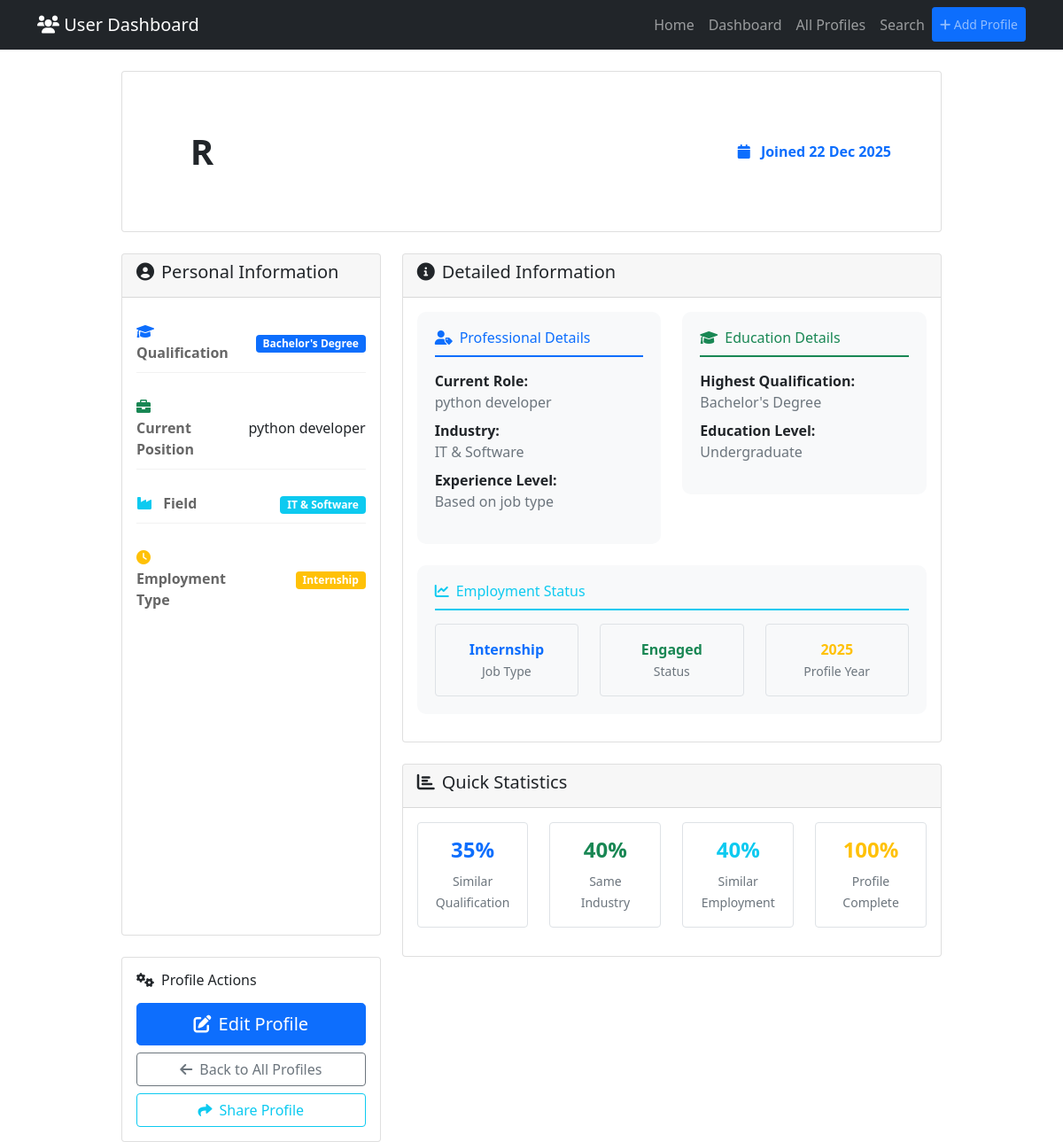
The page /profile/2 on the database its author committed.
### app.py (models this page shows)
class User(db.Model):
    id = db.Column(db.Integer, primary_key=True)
    name = db.Column(db.String(100), nullable=False)
    email = db.Column(db.String(120), unique=True, nullable=False)
    qualification = db.Column(db.String(50))
    current_job = db.Column(db.String(100))
    field = db.Column(db.String(50))
    job_type = db.Column(db.String(50))
    created_at = db.Column(db.DateTime, default=datetime.utcnow)

### app.py (the view)
@app.route('/profile/<int:id>')
def view_profile(id):
    user = User.query.get_or_404(id)
    return render_template('view_profile.html', user=user)

### templates/view_profile.html (shortened to what this page needs)
{% extends "base.html" %}
{% block content %}
<div class="row">
    <div class="col-lg-10 mx-auto">
        <div class="card mb-4">
            <div class="card-body p-0">
                <div class="profile-header"
                     style="background: var(--gradient-primary); padding: 40px; border-radius: 20px 20px 0 0;">
                    <div class="row align-items-center">
                        <div class="col-md-8">
                            <div class="d-flex align-items-center">
                                <div class="profile-avatar me-4">
                                    <div style="width: 100px; height: 100px; background: white;
                                              border-radius: 50%; display: flex; align-items: center;
                                              justify-content: center; color: var(--primary); font-size: 2.5rem;
                                              font-weight: bold; border: 4px solid white;">
                                        {{ user.name[0]|upper }}
                                    </div>
                                </div>
                                <div>
                                    <h1 class="text-white mb-1">{{ user.name }}</h1>
                                    <p class="text-white mb-0">
                                        <i class="fas fa-envelope me-2"></i>{{ user.email }}
                                    </p>
                                    <p class="text-white mb-0">
                                        <i class="fas fa-id-card me-2"></i>Profile ID: #{{ user.id }}
                                    </p>
                                </div>
                            </div>
                        </div>
                        <div class="col-md-4 text-md-end">
                            <div class="mt-3 mt-md-0">
                                <span class="badge bg-white text-primary p-3" style="font-size: 1rem;">
                                    <i class="fas fa-calendar me-2"></i>
                                    Joined {{ user.created_at.strftime('%d %b %Y') }}
                                </span>
                            </div>
                        </div>
                    </div>
                </div>
            </div>
        </div>
        <div class="row">
            <div class="col-md-4 mb-4">
                <div class="card h-100">
                    <div class="card-header">
                        <h5><i class="fas fa-user-circle me-2"></i>Personal Information</h5>
                    </div>
                    <div class="card-body">
                        <div class="profile-info">
                            <div class="info-item mb-3">
                                <div class="info-label">
                                    <i class="fas fa-graduation-cap me-2 text-primary"></i>
                                    <strong>Qualification</strong>
                                </div>
                                <div class="info-value">
                                    <span class="badge bg-primary">{{ user.qualification or 'Not specified' }}</span>
                                </div>
                            </div>
                            <div class="info-item mb-3">
                                <div class="info-label">
                                    <i class="fas fa-briefcase me-2 text-success"></i>
                                    <strong>Current Position</strong>
                                </div>
                                <div class="info-value">
                                    {{ user.current_job or 'Not specified' }}
                                </div>
                            </div>
                            <div class="info-item mb-3">
                                <div class="info-label">
                                    <i class="fas fa-industry me-2 text-info"></i>
                                    <strong>Field</strong>
                                </div>
                                <div class="info-value">
                                    <span class="badge bg-info">{{ user.field or 'Not specified' }}</span>
                                </div>
                            </div>
                            <div class="info-item mb-3">
                                <div class="info-label">
                                    <i class="fas fa-clock me-2 text-warning"></i>
                                    <strong>Employment Type</strong>
                                </div>
                                <div class="info-value">
                                    <span class="badge bg-warning">{{ user.job_type or 'Not specified' }}</span>
                                </div>
                            </div>
                        </div>
                    </div>
                </div>
                <div class="card mt-4">
                    <div class="card-body">
                        <h6 class="mb-3"><i class="fas fa-cogs me-2"></i>Profile Actions</h6>
                        <div class="d-grid gap-2">
                            <a href="{{ url_for('edit_profile', id=user.id) }}"
                               class="btn btn-primary btn-lg">
                                <i class="fas fa-edit me-2"></i>Edit Profile
                            </a>
                            <a href="{{ url_for('profiles') }}"
                               class="btn btn-outline-secondary">
                                <i class="fas fa-arrow-left me-2"></i>Back to All Profiles
                            </a>
                            <button class="btn btn-outline-info" onclick="copyProfileLink()">
                                <i class="fas fa-share me-2"></i>Share Profile
                            </button>
                        </div>
                    </div>
                </div>
            </div>
            <div class="col-md-8">
                <div class="card mb-4">
                    <div class="card-header">
                        <h5><i class="fas fa-info-circle me-2"></i>Detailed Information</h5>
                    </div>
                    <div class="card-body">
                        <div class="row">
                            <div class="col-md-6">
                                <div class="detail-card mb-4">
                                    <h6 class="text-primary">
                                        <i class="fas fa-user-tag me-2"></i>Professional Details
                                    </h6>
                                    <ul class="list-unstyled">
                                        <li class="mb-2">
                                            <strong>Current Role:</strong><br>
                                            <span class="text-muted">{{ user.current_job or 'Not specified' }}</span>
                                        </li>
                                        <li class="mb-2">
                                            <strong>Industry:</strong><br>
                                            <span class="text-muted">{{ user.field or 'Not specified' }}</span>
                                        </li>
                                        <li class="mb-2">
                                            <strong>Experience Level:</strong><br>
                                            <span class="text-muted">Based on job type</span>
                                        </li>
                                    </ul>
                                </div>
                            </div>
                            <div class="col-md-6">
                                <div class="detail-card mb-4">
                                    <h6 class="text-success">
                                        <i class="fas fa-graduation-cap me-2"></i>Education Details
                                    </h6>
                                    <ul class="list-unstyled">
                                        <li class="mb-2">
                                            <strong>Highest Qualification:</strong><br>
                                            <span class="text-muted">{{ user.qualification or 'Not specified' }}</span>
                                        </li>
                                        <li class="mb-2">
                                            <strong>Education Level:</strong><br>
                                            <span class="text-muted">
                                                {% if user.qualification %}
                                                    {% if 'PhD' in user.qualification %}
                                                        Doctoral
                                                    {% elif 'Master' in user.qualification %}
                                                        Postgraduate
                                                    {% elif 'Bachelor' in user.qualification %}
                                                        Undergraduate
                                                    {% else %}
                                                        Other
                                                    {% endif %}
                                                {% else %}
                                                    Not specified
                                                {% endif %}
                                            </span>
                                        </li>
                                    </ul>
                                </div>
                            </div>
                        </div>
                        <div class="row">
                            <div class="col-12">
                                <div class="detail-card">
                                    <h6 class="text-info">
                                        <i class="fas fa-chart-line me-2"></i>Employment Status
                                    </h6>
                                    <div class="row">
                                        <div class="col-md-4 text-center">
                                            <div class="p-3 border rounded">
                                                <div class="text-primary fw-bold">{{ user.job_type or 'N/A' }}</div>
                                                <small class="text-muted">Job Type</small>
                                            </div>
                                        </div>
                                        <div class="col-md-4 text-center">
                                            <div class="p-3 border rounded">
                                                <div class="text-success fw-bold">
                                                    {% if user.job_type in ['Full time', 'Self employed'] %}
                                                        Active
                                                    {% elif user.job_type == 'Unemployed' %}
                                                        Seeking
                                                    {% else %}
                                                        Engaged
                                                    {% endif %}
                                                </div>
                                                <small class="text-muted">Status</small>
                                            </div>
                                        </div>
                                        <div class="col-md-4 text-center">
                                            <div class="p-3 border rounded">
                                                <div class="text-warning fw-bold">
                                                    {{ user.created_at.strftime('%Y') }}
                                                </div>
                                                <small class="text-muted">Profile Year</small>
                                            </div>
                                        </div>
                                    </div>
                                </div>
                            </div>
                        </div>
                    </div>
                </div>
                <div class="card">
                    <div class="card-header">
                        <h5><i class="fas fa-chart-bar me-2"></i>Quick Statistics</h5>
                    </div>
                    <div class="card-body">
                        <div class="row text-center">
                            <div class="col-md-3 mb-3">
                                <div class="p-3 border rounded">
                                    <div class="text-primary fw-bold h4">
                                        {% if user.qualification == "Bachelor's Degree" %}
                                            35%
                                        {% elif user.qualification == "Master's Degree" %}
                                            45%
                                        {% elif user.qualification == "PhD" %}
                                            15%
                                        {% else %}
                                            5%
                                        {% endif %}
                                    </div>
                                    <small class="text-muted">Similar Qualification</small>
                                </div>
                            </div>
                            <div class="col-md-3 mb-3">
                                <div class="p-3 border rounded">
                                    <div class="text-success fw-bold h4">
                                        {% if user.field == "IT & Software" %}
                                            40%
                                        {% elif user.field == "Healthcare" %}
                                            25%
                                        {% elif user.field == "Finance" %}
                                            20%
                                        {% else %}
                                            15%
                                        {% endif %}
                                    </div>
                                    <small class="text-muted">Same Industry</small>
                                </div>
                            </div>
                            <div class="col-md-3 mb-3">
                                <div class="p-3 border rounded">
                                    <div class="text-info fw-bold h4">
                                        {% if user.job_type == "Full time" %}
                                            60%
                                        {% else %}
                                            40%
                                        {% endif %}
                                    </div>
                                    <small class="text-muted">Similar Employment</small>
                                </div>
                            </div>
                            <div class="col-md-3 mb-3">
                                <div class="p-3 border rounded">
                                    <div class="text-warning fw-bold h4">100%</div>
                                    <small class="text-muted">Profile Complete</small>
                                </div>
                            </div>
                        </div>
                    </div>
                </div>
            </div>
        </div>
    </div>
</div>
{% endblock %}

### rows shown on the page
User: name "R", created_at "22 Dec 2025", qualification "Bachelor's Degree", current_job "python developer", field "IT & Software", job_type "Internship", created_at "2025"
